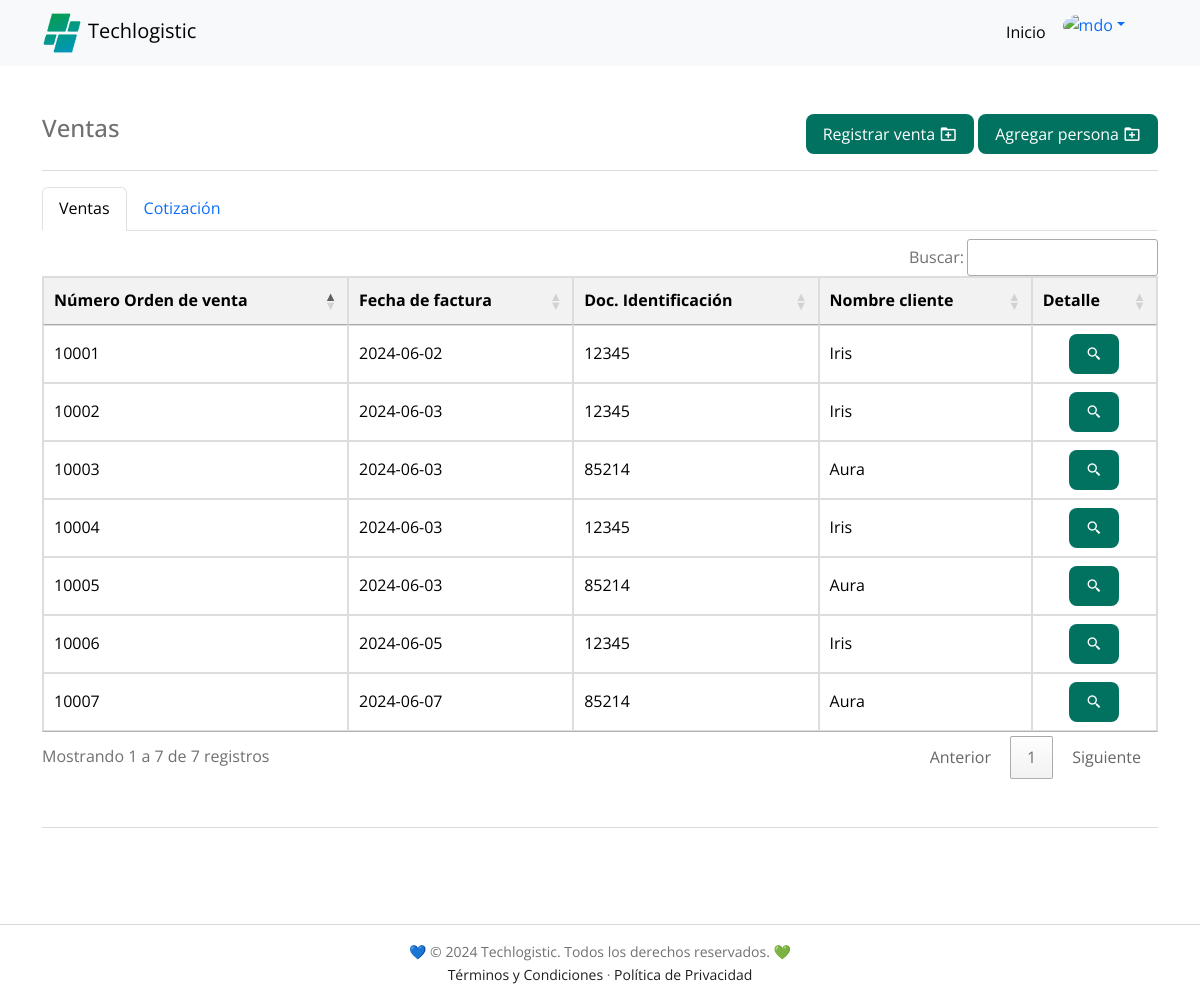
The page /dashboard/ventas/indexventas.php on the database as committed earlier.
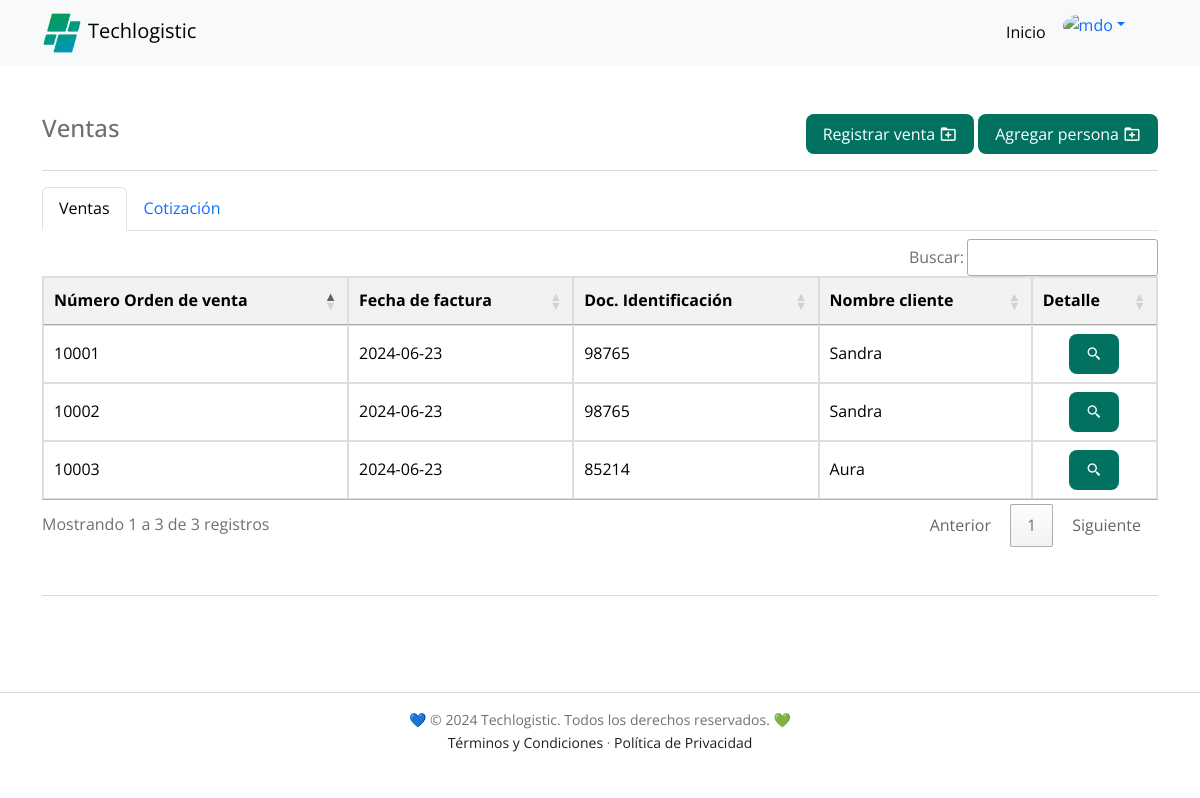
The same page on the database as committed later.
### tables this page shows
CREATE TABLE `orden_venta` (
  `numero_orden_venta` int NOT NULL AUTO_INCREMENT,
  `id_funcionario` int NOT NULL,
  `id_persona` int NOT NULL,
  `id_medio_pago` int NOT NULL,
  `fecha_factura` date NOT NULL,
  `doc_identidad` int NOT NULL,
  `nombre_cliente` varchar(45) NOT NULL,
  PRIMARY KEY (`numero_orden_venta`),
  KEY `id_medio_pago` (`id_medio_pago`),
  KEY `id_funcionario` (`id_funcionario`),
  KEY `id_persona` (`id_persona`) /*!80000 INVISIBLE */,
  CONSTRAINT `orden_venta_ibfk_1` FOREIGN KEY (`id_medio_pago`) REFERENCES `medio_pago` (`id_medio_pago`),
  CONSTRAINT `orden_venta_ibfk_2` FOREIGN KEY (`id_funcionario`) REFERENCES `funcionario` (`id_funcionario`),
  CONSTRAINT `orden_venta_ibfk_3` FOREIGN KEY (`id_persona`) REFERENCES `personas` (`id_persona`)
);

### dashboard/ventas/indexventas.php (the view, shortened to what this page needs)
<!DOCTYPE html>
<html lang="es">
<head>
  <link href='https://unpkg.com/boxicons@2.0.7/css/boxicons.min.css' rel='stylesheet'>
  <link href="https://cdn.jsdelivr.net/npm/bootstrap@5.3.0/dist/css/bootstrap.min.css" rel="stylesheet"
>
  <link rel="stylesheet" href="../../HTML/styles/techlogistic.css">
  <link rel="stylesheet" type="text/css" href="https://cdn.datatables.net/1.11.5/css/jquery.dataTables.css">
  <link rel="stylesheet" type="text/css" href="https://cdn.datatables.net/buttons/2.0.1/css/buttons.dataTables.min.css">
</head>
<body>
  <nav class="navbar navbar-expand-lg bg-body-tertiary">
    <div class="container">
      <a href="../../PHP/indexdash.php" class="navbar-brand" title="Techlogistic"><img src="../../images/favicon.png"
          alt="Logo Techlogistic" class="navigation__image">Techlogistic</a>
      <div class="collapse navbar-collapse" id="navbarNavDropdown">
        <ul class="navbar-nav ms-auto me-4 mb-2 mb-lg-0">
          <li class="nav-item">
            <a class="nav-link active" aria-current="page" href="../../PHP/indexdash.php"> Inicio </a>
          </li>
          <li class="nav-item dropdown">
            <div class="dropdown" role="group">
              <a class="dropdown-toggle dropdown-toggle-split" data-bs-toggle="dropdown" aria-expanded="false">
                <img src="https://higinnamora.github.io/techlogistic/images/profile/profile.png" alt="mdo"
                  class="rounded-circle" width="38" height="38" />
              </a>
            </div>
          </li>
        </ul>
      </div>
    </div>
  </nav>
  <main class="container my-5 h-100">
    <div class="d-flex flex-column flex-md-row justify-content-between">
      <h4 class="text-md-start text-left">Ventas</h4>
      <div class="actions-table">
        <div class="action-item">
          <a class="button margin-left" aria-current="page" href="./nueva-venta2.php">Registrar venta<i
              class='bx bx-folder-plus icons-styles'></i></a>
        </div>
        <div class="action-item">
          <a class="button margin-left" aria-current="page" href="../../HTML/sign-up.html">Agregar persona<i
              class='bx bx-folder-plus icons-styles'></i></a>
        </div>
      </div>
    </div>
    <hr>
    <ul class="nav nav-tabs mb-2">
      <li class="nav-item">
        <a class="nav-link active" aria-current="page" href="indexventas.php">Ventas</a>
      </li>
      <li class="nav-item">
        <a class="nav-link" aria-current="page" href="cotizacion.php">Cotización</a>
      </li>
    </ul>
    <div class="table-responsive">
      <?php
      include_once "../../PHP/conexion_a_la_DB.php";
      $sql = "SELECT numero_orden_venta, fecha_factura, doc_identidad, nombre_cliente FROM orden_venta;";
      echo '<table id="ventas" style="color: black;" class="">
            <thead>
                <tr>
                    <th scope="scope" >Número Orden de venta</th>
                    <th scope="scope" >Fecha de factura</th>
                    <th scope="scope" >Doc. Identificación</th>
                    <th scope="scope" >Nombre cliente</th>
                    <th scope="scope">Detalle</th>
                </tr>
            </thead>
            <tbody>';
      if ($rta = $conexion->query($sql)) {
        while ($row = $rta->fetch_assoc()) {
          $numero = $row["numero_orden_venta"];
          $fecha = $row["fecha_factura"];
          $documento = $row["doc_identidad"];
          $nombre = $row["nombre_cliente"];
          echo "
            <tr>
                <td>$numero</td>
                <td>$fecha</td>
                <td>$documento</td>
                <td>$nombre</td>
                <td class='text-center'><a class='button' href='./ver_detalle.php?numero=$numero'><i class='bx bx-search-alt-2'></i></a></td>
            </tr>";
        }
        echo "</tbody></table>\n";
      }
      ?>
    </div>
    <hr class="my-5">
  </main>
  <footer>
    <div class="copyright">
      <div class="bd-container">
        <p>💙 © 2024 Techlogistic. Todos los derechos reservados. 💚</p>
        <p><a href="../../HTML/terminos-y-condiciones.html">Términos y Condiciones</a> · <a
            href="../../HTML/politica-de-privacidad.html">Política de Privacidad</a></p>
      </div>
    </div>
  </footer>
</body>
</html>

### HTML/styles/techlogistic.css (style rules this page uses)
:root { --header-height: 3rem; --header-height-desktop: 70px; --first-color: #017260; --first-color-alt: #167C38; --secondary-color: #0097b2; --title-color: #393939; --text-color: #707070; --text-color-light: #A6A6A6; --body-color: #FFFFFF; --container-color: #FFFFFF; --black-color-001: #1E1E1E; --gray-color-001: #D9D9D9; --text-color-001: #242B55; --text-color-002: #fafafa; --text-color-white: #ffffff; --body-font: 'Open Sans', sans-serif; --biggest-font-size: 2.25rem; --h1-font-size: 1.5rem; --h2-font-size: 1.25rem; --h3-font-size: 1rem; --normal-font-size: .938rem; --small-font-size: .813rem; --smaller-font-size: .75rem; --font-medium: 500; --font-semi-bold: 600; --m-1: .5rem; --m-2: 1rem; --m-3: 1.5rem; --m-4: 2rem; --m-5: 2.5rem; --m-6: 3rem; --z-tooltip: 10; --z-fixed: 100; }
@media screen and (min-width: 768px) { :root { --biggest-font-size: 4rem; --h1-font-size: 2.25rem; --h2-font-size: 1.5rem; --h3-font-size: 1.25rem; --normal-font-size: 1rem; --small-font-size: .875rem; --smaller-font-size: .813rem; } }
*,::before,::after { box-sizing: border-box; }
html { height: 100%; }
html, body { scroll-behavior: smooth; }
body { background-color: var(--body-color); color: var(--text-color); display: flex; flex-direction: column; font-family: var(--body-font); font-size: var(--normal-font-size); line-height: 1.6; margin: var(--header-height) 0 0 0; width: 100%; }
h1, h2, h3, p, ul { margin: 0; }
a { text-decoration: none; }
img { height: auto; max-width: 100%; }
.text-center { text-align: center; }
.mb-2 { margin-bottom: var(--m-2); }
.bd-container { margin-left: var(--m-2); margin-right: var(--m-2); max-width: 960px; width: calc(100% - 2rem); }
.navigation__image { width: 40px; margin-right: 6px; }
.button { align-items: center; background-color: var(--first-color); border-radius: .5rem; border: 1px solid transparent; color: #FFFFFF; display: inline-block; height: 40px; line-height: 1; padding: 0 1rem; transition: .3s; justify-content: center; }
a.button { display: inline-flex; }
.copyright { text-align: center; padding: 16px 0; border-top: 1px solid var(--gray-color-001); margin-top: auto; }
.copyright p { font-size: 14px; color: var(--text-color); }
.copyright p a { color: var(--black-color-001); }
@media screen and (min-width: 768px) { body { margin: 0; } }
@media screen and (min-width: 992px) { .bd-container { margin-left: auto; margin-right: auto; } }
table { width: 100%; border-collapse: collapse; margin-top: 20px; }
table, th, td { border: 1px solid #ddd; }
th, td { padding: 12px; text-align: left; }
th { background-color: #f2f2f2; }
tr:nth-child(even) { background-color: #f9f9f9; }
.actions-table { display: flex; }
.icons-styles { font-size: 18px; margin-left: 4px; }
.margin-left { margin-left: 4px; }

Rows that differ between the two databases and show on the page:
removed orden_venta: numero_orden_venta "10004", fecha_factura "2024-06-03", doc_identidad "12345", nombre_cliente "Iris"
removed orden_venta: numero_orden_venta "10005", fecha_factura "2024-06-03", doc_identidad "85214", nombre_cliente "Aura"
removed orden_venta: numero_orden_venta "10006", fecha_factura "2024-06-05", doc_identidad "12345", nombre_cliente "Iris"
removed orden_venta: numero_orden_venta "10007", fecha_factura "2024-06-07", doc_identidad "85214", nombre_cliente "Aura"
changed orden_venta id 10001: fecha_factura "2024-06-02" → "2024-06-23"; doc_identidad "12345" → "98765"; nombre_cliente "Iris" → "Sandra"
changed orden_venta id 10002: fecha_factura "2024-06-03" → "2024-06-23"; doc_identidad "12345" → "98765"; nombre_cliente "Iris" → "Sandra"
changed orden_venta "Aura": fecha_factura "2024-06-03" → "2024-06-23"
Other text that changed with them:
text written by a page script: "Buscar: Mostrando 1 a 7 de 7 registros Anterior 1 Siguiente" → "Buscar: Mostrando 1 a 3 de 3 registros Anterior 1 Siguiente"
